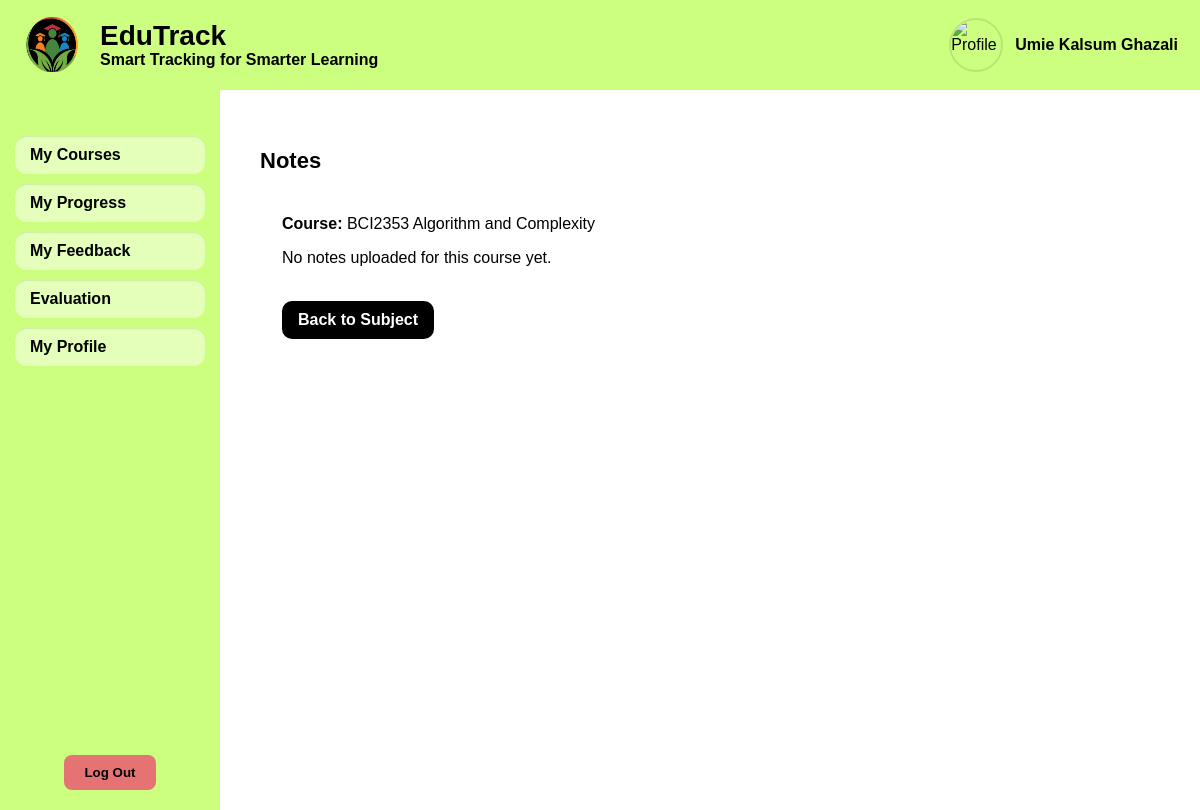
Page /student_notes.php?courseID=2 (signed in) on the committed database.
### tables this page shows
CREATE TABLE `user` (
  `userID` int NOT NULL,
  `full_name` varchar(255) NOT NULL,
  `email` varchar(255) NOT NULL,
  `password_hash` varchar(255) NOT NULL,
  `role` enum('student','lecturer','admin') NOT NULL,
  `status` enum('pending','active','deactivated','rejected') NOT NULL DEFAULT 'pending',
  `age` int DEFAULT NULL,
  `approved_at` timestamp NULL DEFAULT NULL,
  `created_at` timestamp NOT NULL DEFAULT CURRENT_TIMESTAMP,
  `updated_at` timestamp NOT NULL DEFAULT CURRENT_TIMESTAMP ON UPDATE CURRENT_TIMESTAMP,
  `last_login_at` timestamp NULL DEFAULT NULL,
  `deleted_at` timestamp NULL DEFAULT NULL,
  `force_password_reset` tinyint(1) NOT NULL DEFAULT '0'
);

CREATE TABLE `course` (
  `courseID` int NOT NULL,
  `courseName` varchar(255) NOT NULL,
  `userID` int NOT NULL
);

### includes/functions.php (called while the page is built, shortened)
<?php
function get_user_by_id($conn, $userID)
{
    $stmt = $conn->prepare("SELECT * FROM user WHERE userID = ? AND deleted_at IS NULL");
    $stmt->bind_param("i", $userID);
    $stmt->execute();
    $result = $stmt->get_result();
    return $result->fetch_assoc();
}

### student_notes.php (the view, shortened to what this page needs)
<?php
require_once 'config.php';
require_once 'includes/functions.php';
$user = get_user_by_id($conn, $_SESSION['userID']);
$courseID = isset($_GET['courseID']) ? (int)$_GET['courseID'] : 0;
$cstmt = $conn->prepare("SELECT courseName FROM course WHERE courseID = ? LIMIT 1");
$cstmt->bind_param("i", $courseID);
$cstmt->execute();
$crow = $cstmt->get_result()->fetch_assoc();
$courseName = $crow ? $crow['courseName'] : "Course";
$stmt = $conn->prepare("SELECT noteID, title, description, filePath, uploadedDate FROM notes WHERE courseID = ? ORDER BY uploadedDate DESC, noteID DESC");
$stmt->bind_param("i", $courseID);
$stmt->execute();
$notes = $stmt->get_result()->fetch_all(MYSQLI_ASSOC);
?>
<!DOCTYPE html>
<html lang="en">
<head>
  <link rel="stylesheet" href="style.css">
</head>
<body>
  <div class="header student-theme">
    <div class="brand">
      <img src="assets/logoedutrack.png" alt="EduTrack Logo">
      <div class="title">
        <h1>EduTrack</h1>
        <span>Smart Tracking for Smarter Learning</span>
      </div>
    </div>
    <div class="user-info">
      <?php if (!empty($user['profile_picture']) && file_exists($user['profile_picture'])): ?>
        <img src="<?php echo htmlspecialchars($user['profile_picture']); ?>" class="profile-icon" alt="Profile">
      <?php else: ?>
        <img src="assets/profile.png" class="profile-icon" alt="Profile">
      <?php endif; ?>
      <span class="user-name"><?php echo htmlspecialchars($user['full_name']); ?></span>
    </div>
  </div>
  <div class="content-wrapper">
    <div class="sidebar student-theme">
      <ul>
        <li><a href="student_courses.php">My Courses</a></li>
        <li><a href="student_progress.php">My Progress</a></li>
        <li><a href="student_myfeedback.php">My Feedback</a></li>
        <li><a href="lectevaluationlist.php">Evaluation</a></li>
        <li><a href="profile.php">My Profile</a></li>
      </ul>
      <button class="logout-btn" onclick="window.location.href='logout.php'">Log Out</button>
    </div>
    <div class="main-content">
      <div class="topbar">
        <h2>Notes </h2>
      </div>
      <div class="wrap">
        <div><strong>Course:</strong> <?php echo htmlspecialchars($courseName); ?></div>
        <?php if (empty($notes)) : ?>
          <p>No notes uploaded for this course yet.</p>
        <?php endif; ?>
        <a class="back" href="student_subject.php?courseID=<?php echo $courseID; ?>">Back to Subject</a>
      </div>
    </div>
  </div>
</body>
</html>

### style.css (style rules this page uses)
body { margin: 0; font-family: "Poppins", sans-serif; }
.content-wrapper { display: flex; min-height: calc(100vh - 90px); }
.header { height: 90px; display: flex; align-items: center; justify-content: space-between; padding: 0 22px; }
.brand { display: flex; align-items: center; gap: 14px; }
.brand img { width: 64px; height: 64px; }
.brand .title { display: flex; flex-direction: column; }
.brand .title h1 { font-size: 28px; line-height: 1.1; margin: 0; }
.brand .title span { font-size: 16px; font-weight: 600; }
.sidebar { width: 220px; height: calc(100vh - 100px); color: #000; display: flex; flex-direction: column; align-items: center; padding-top: 20px; position: sticky; top: 0; overflow-y: auto; }
.sidebar ul { list-style: none; padding: 0; width: 100%; }
.sidebar ul li { margin: 10px 0; }
.sidebar ul li a { display: block; padding: 10px 15px; text-align: left; border-radius: 12px; margin: 0 15px; text-decoration: none; color: #000; font-weight: 600; background: rgba(255,255,255,0.45); box-shadow: 0 1px 0 rgba(0,0,0,0.08) inset; }
.student-theme { background-color: #ccff80; }
.logout-btn { background-color: #e57373; color: #000; font-weight: bold; border: none; padding: 10px 20px; border-radius: 8px; cursor: pointer; margin-top: auto; margin-bottom: 20px; }
.main-content { flex: 1; padding: 40px; background: #fff; }
.topbar { display: flex; justify-content: space-between; align-items: center; }
.topbar h2 { font-size: 22px; }
.user-info { display: flex; align-items: center; gap: 12px; }
.user-info .profile-icon { width: 50px; height: 50px; border-radius: 50%; object-fit: cover; border: 2px solid rgba(0,0,0,0.1); }
.user-info .user-name { font-size: 16px; font-weight: 600; color: #000; }
.profile-icon { width: 40px; height: 40px; border: 1px solid #aaa; border-radius: 5px; }

### student_notes.php (style rules this page uses)
.wrap { padding: 22px; }
.back { display: inline-block; margin-top: 18px; background: #000; color: #fff; text-decoration: none; padding: 10px 16px; border-radius: 10px; font-weight: 700; transition: opacity 0.12s ease-in-out, transform 0.08s ease-in-out; }

### rows in the picture
user: full_name "Umie Kalsum Ghazali"
course: courseName "BCI2353 Algorithm and Complexity"
